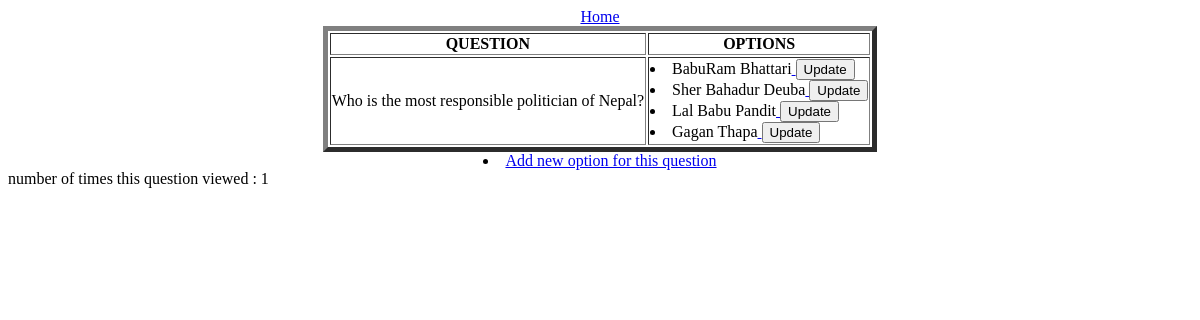
/option/1/, run on an earlier commit of the app's database.
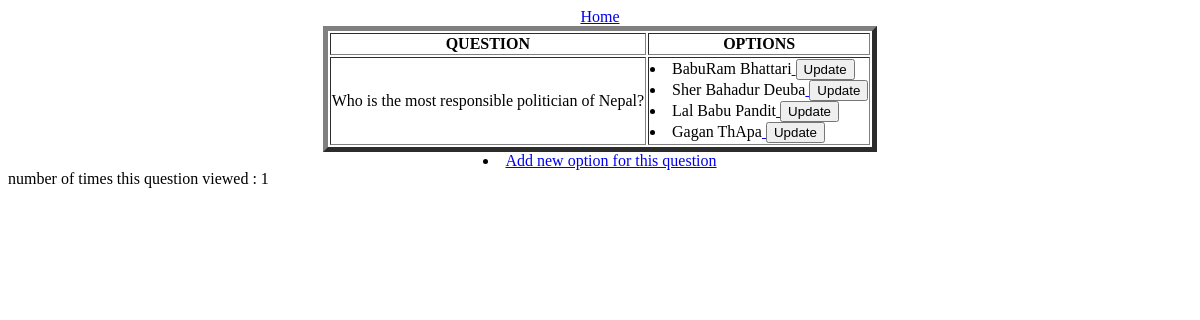
And on a later commit of the database.
### poll/models.py (models this page shows, shortened)
class Question(models.Model):
	question_type = models.ForeignKey(QuestionType)
	question_text = models.CharField(max_length=200)
	pub_date = models.DateTimeField(default=datetime.now)
	hit_ques = models.IntegerField(default =0)
	def __str__(self):
		return self.question_text

class Choice(models.Model):
	question = models.ForeignKey(Question, on_delete=models.CASCADE)
	choice_text = models.CharField(max_length=200)
	votes = models.IntegerField(default=0)

### poll/views.py (the view)
# urls.py: url(r"^option/(?P<pk>\d+)/$", views.QuestionDetailView.as_view(), name="question_detail"),
class QuestionDetailView(DetailView):
    model = Question
    template_name = "poll/question_detail.html"
    form_class = QuestionForm
    def get_context_data(self, **kwargs):
        context = super(QuestionDetailView, self).get_context_data(**kwargs)
        ques_id = self.kwargs['pk']
        context['page']=Question.objects.get(id =ques_id)
        page =  Question.objects.get(id =ques_id)
        page.hit_ques = page.hit_ques + 1
        context['view'] = page.hit_ques
        page.save()
        return context

### poll/templates/poll/question_detail.html
<center>
<center><a href ="{% url 'poll:main_page' %}">Home</a></center>
<table  border="5">
<th><center>QUESTION </center></th>
<th><center>OPTIONS </center></th>
	<tr>
	<td>{{object}}</td>
	<td>{% for choice in page.choice_set.all %}
    	<li>{{ choice.choice_text }}<a href = "{% url 'poll:update_option' choice.id %}">
<button type="button">Update </button></a></li>
		{% endfor %}</td>
	</tr>
</table>
<center><li><a href = "{% url 'poll:create_option' object.id %}">Add new option for this question</a></center>
</center>
number of times this question viewed : {{view}}

What changed in the data, as far as the page shows it:
changed Choice: choice_text "Gagan Thapa" → "Gagan ThApa"
